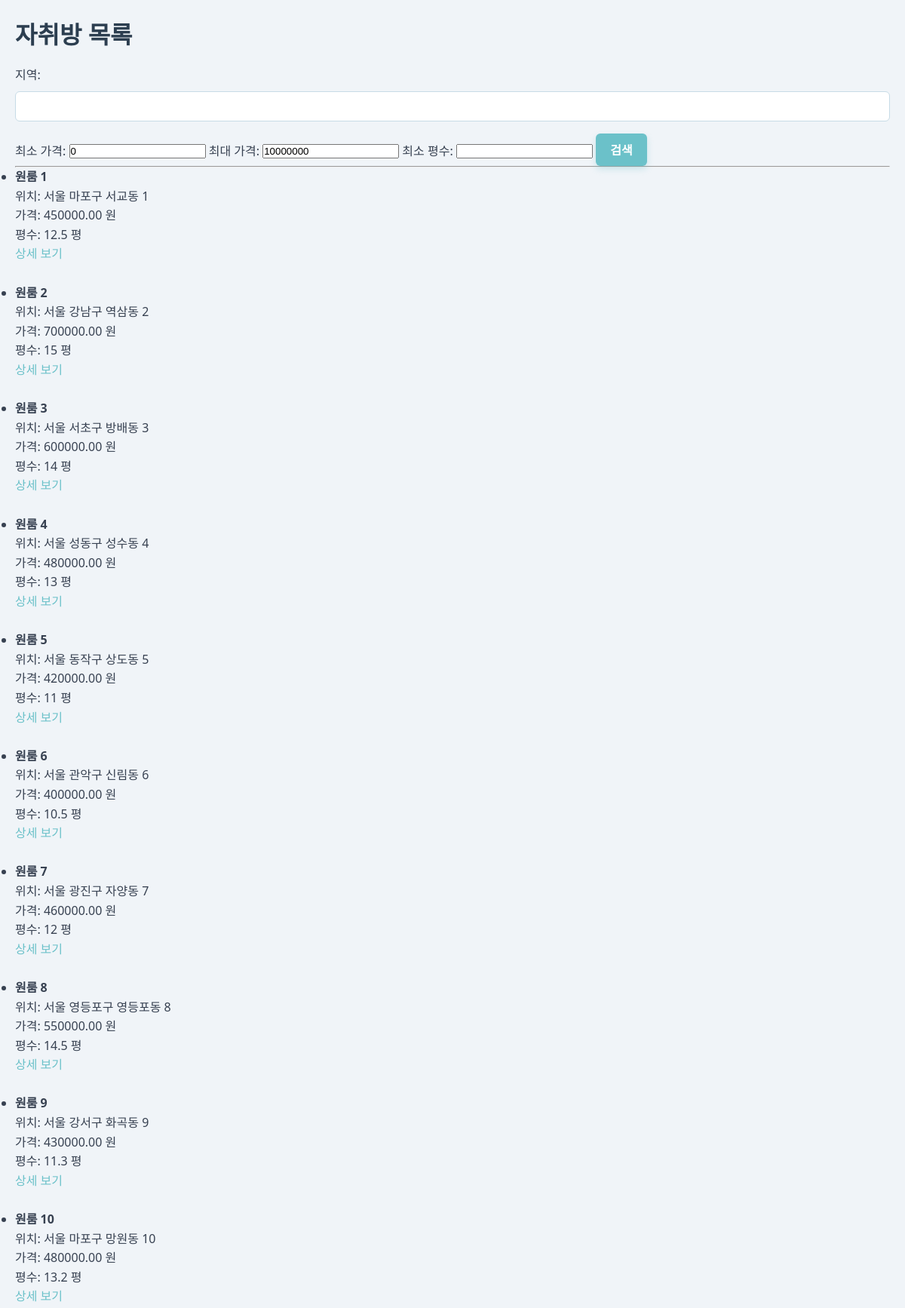
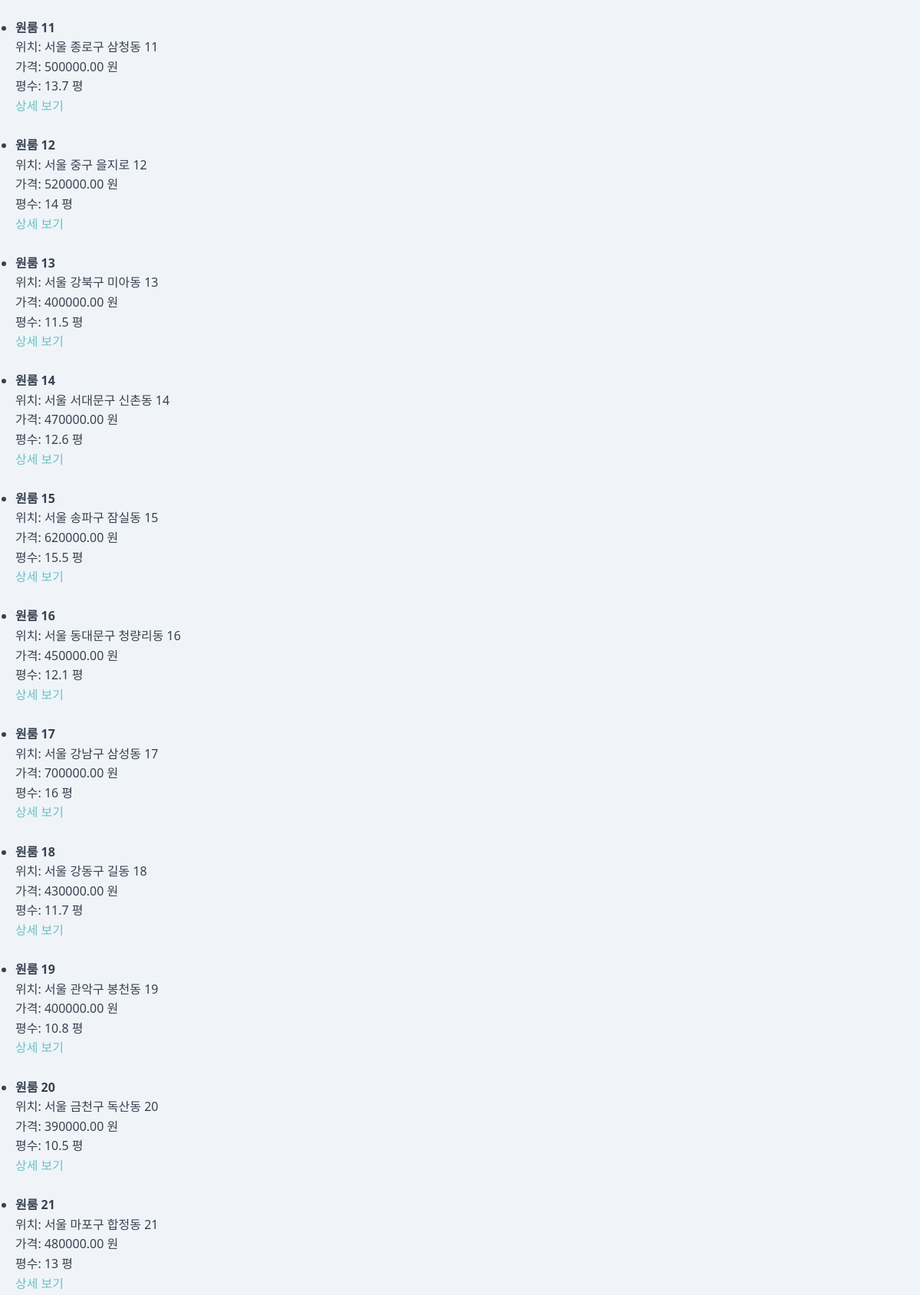
The app's page /living_Room/rooms_list.php (upper part) with its own data (2 pictures, top to bottom).
### tables this page shows
CREATE TABLE Room (
    room_id INT AUTO_INCREMENT PRIMARY KEY,                      
    user_id INT NOT NULL,                                        
    room_name VARCHAR(100) NOT NULL,                             
    location VARCHAR(255),                                       
    price DECIMAL(10, 2),                                        
    size FLOAT,                                                  
    image_path TEXT,                                             
    created_at DATETIME DEFAULT CURRENT_TIMESTAMP,               
    description TEXT,                                            
    FOREIGN KEY (user_id) REFERENCES User(user_id) ON DELETE CASCADE  
);

### living_Room/rooms_list.php (the view, shortened to what this page needs)
<?php
include 'db.php';
$location = $_GET['location'] ?? '';
$min_price = $_GET['min_price'] ?? 0;
$max_price = $_GET['max_price'] ?? 10000000;
$size = $_GET['size'] ?? '';
$sql = "SELECT * FROM Room WHERE price BETWEEN ? AND ?";
$params = [$min_price, $max_price];
$types = "ii";
$stmt = $conn->prepare($sql);
$stmt->bind_param($types, ...$params);
$stmt->execute();
$result = $stmt->get_result();
?>
<!DOCTYPE html>
<html lang="ko">
<head>
    <link rel="stylesheet" href="css/main.css">
</head>
<body>
<h1>자취방 목록</h1>
<form method="get" action="">
    지역: <input type="text" name="location" value="<?php echo htmlspecialchars($location); ?>">
    최소 가격: <input type="number" name="min_price" value="<?php echo htmlspecialchars($min_price); ?>">
    최대 가격: <input type="number" name="max_price" value="<?php echo htmlspecialchars($max_price); ?>">
    최소 평수: <input type="number" step="1" name="size" value="<?php echo htmlspecialchars($size); ?>">
    <button type="submit">검색</button>
</form>
<hr>
<?php if ($result->num_rows > 0): ?>
    <ul>
    <?php while ($row = $result->fetch_assoc()): ?>
        <li>
            <strong><?php echo htmlspecialchars($row['room_name']); ?></strong><br>
            위치: <?php echo htmlspecialchars($row['location']); ?><br>
            가격: <?php echo htmlspecialchars($row['price']); ?> 원<br>
            평수: <?php echo htmlspecialchars($row['size']); ?> 평<br>
            <a href="room_detail.php?room_id=<?php echo $row['room_id']; ?>">상세 보기</a>
        </li><br>
    <?php endwhile; ?>
    </ul>
<?php else: ?>
    <p>검색 결과가 없습니다.</p>
<?php endif; ?>
</body>
</html>

### living_Room/css/main.css (style rules this page uses)
* { margin: 0; padding: 0; box-sizing: border-box; }
body { font-family: 'Segoe UI', Tahoma, Geneva, Verdana, sans-serif; background-color: #f0f4f8; color: #374151; line-height: 1.6; padding: 20px; }
h1, h2, h3 { margin-bottom: 1rem; color: #2c3e50; font-weight: 700; }
button, .btn { display: inline-block; padding: 0.6rem 1.2rem; background-color: #6bc1c9; border: none; color: white; font-size: 1rem; border-radius: 6px; cursor: pointer; font-weight: 600; box-shadow: 0 4px 8px rgba(107, 193, 201, 0.3); transition: background-color 0.3s ease, box-shadow 0.3s ease; }
input[type="text"], input[type="email"], input[type="password"], textarea, select { width: 100%; padding: 0.5rem 0.75rem; margin: 0.5rem 0 1rem 0; border: 1.5px solid #c7dbe6; border-radius: 6px; font-size: 1rem; font-family: inherit; transition: border-color 0.3s ease; }
a { color: #6bc1c9; text-decoration: none; transition: color 0.3s ease; }

### records on screen
room: room_name "원룸 1", location "서울 마포구 서교동 1", price "450000.00", size "12.5"
room: room_name "원룸 2", location "서울 강남구 역삼동 2", price "700000.00", size "15"
room: room_name "원룸 3", location "서울 서초구 방배동 3", price "600000.00", size "14"
room: room_name "원룸 4", location "서울 성동구 성수동 4", price "480000.00", size "13"
room: room_name "원룸 5", location "서울 동작구 상도동 5", price "420000.00", size "11"
room: room_name "원룸 6", location "서울 관악구 신림동 6", price "400000.00", size "10.5"
room: room_name "원룸 7", location "서울 광진구 자양동 7", price "460000.00", size "12"
room: room_name "원룸 8", location "서울 영등포구 영등포동 8", price "550000.00", size "14.5"
room: room_name "원룸 9", location "서울 강서구 화곡동 9", price "430000.00", size "11.3"
room: room_name "원룸 10", location "서울 마포구 망원동 10", price "480000.00", size "13.2"
room: room_name "원룸 11", location "서울 종로구 삼청동 11", price "500000.00", size "13.7"
room: room_name "원룸 12", location "서울 중구 을지로 12", price "520000.00", size "14"
room: room_name "원룸 13", location "서울 강북구 미아동 13", price "400000.00", size "11.5"
room: room_name "원룸 14", location "서울 서대문구 신촌동 14", price "470000.00", size "12.6"
room: room_name "원룸 15", location "서울 송파구 잠실동 15", price "620000.00", size "15.5"
room: room_name "원룸 16", location "서울 동대문구 청량리동 16", price "450000.00", size "12.1"
room: room_name "원룸 17", location "서울 강남구 삼성동 17", price "700000.00", size "16"
room: room_name "원룸 18", location "서울 강동구 길동 18", price "430000.00", size "11.7"
room: room_name "원룸 19", location "서울 관악구 봉천동 19", price "400000.00", size "10.8"
room: room_name "원룸 20", location "서울 금천구 독산동 20", price "390000.00", size "10.5"
room: room_name "원룸 21", location "서울 마포구 합정동 21", price "480000.00", size "13"
